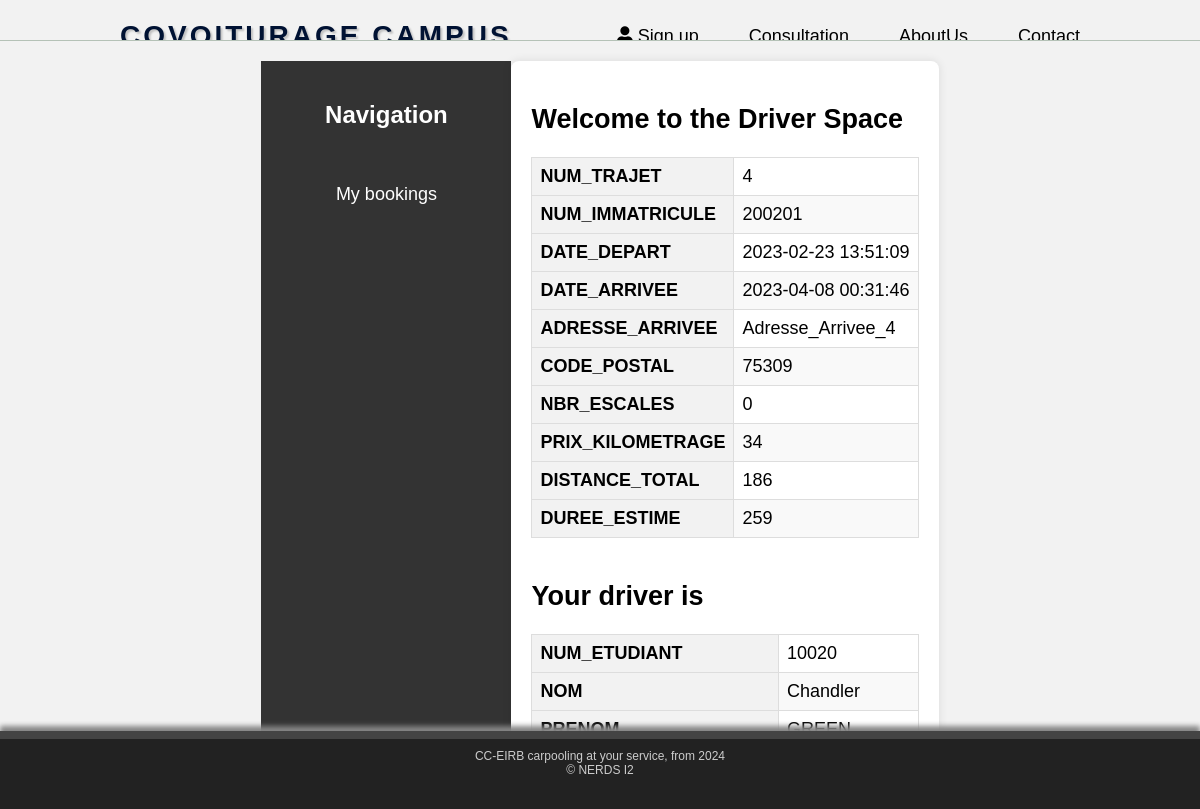
Screenshot of /php/espace_passager/view_trajet_p.php?num_trajet=4 with the database file from the repository.
### tables this page shows
CREATE TABLE IF NOT EXISTS TRAJET (
    NUM_TRAJET INT AUTO_INCREMENT PRIMARY KEY, 
    NUM_IMMATRICULE INT NOT NULL,
    DATE_DEPART TIMESTAMP NOT NULL,
    DATE_ARRIVEE TIMESTAMP NOT NULL,
    ADRESSE_ARRIVEE VARCHAR(100) NOT NULL,
    CODE_POSTAL INT NOT NULL,
    NBR_ESCALES INT NOT NULL DEFAULT 0,
    PRIX_KILOMETRAGE INT NOT NULL,
    DISTANCE_TOTAL INT NOT NULL,
    DUREE_ESTIME INT NOT NULL,
    FOREIGN KEY (NUM_IMMATRICULE) REFERENCES VOITURE(NUM_IMMATRICULE) ON DELETE CASCADE ON UPDATE CASCADE
);

CREATE TABLE IF NOT EXISTS ETUDIANT (
    NUM_ETUDIANT INT NOT NULL,
    PRENOM VARCHAR(100) NOT NULL,
    NOM VARCHAR(100) NOT NULL,
    PRIMARY KEY (NUM_ETUDIANT)
);

### php/espace_passager/view_trajet_p.php (the view, shortened to what this page needs)
<!DOCTYPE html>
<html>
<head>
    <link rel="stylesheet" type="text/css" href="../../css/esp_conducteur.css">
    <link rel="stylesheet" type="text/css" href="../../css/table_style.css">
</head>
<body>
    <?php include('../header.php'); ?>
    <div class="container">
        <?php include('nav_bar.php'); ?>
        <div class="main-content" id="mainContent">
            <h2>Welcome to the Driver Space</h2>
            <?php
            include('../../connect.php');
            if (isset($_GET['num_trajet']) && !empty($_GET['num_trajet'])) {
                $num_trajet = $_GET['num_trajet'];
                $query1 = "SELECT * FROM TRAJET WHERE NUM_TRAJET = ?";
                $stmt1 = $conn->prepare($query1);
                $stmt1->bind_param("i", $num_trajet);
                if ($stmt1->execute()) {
                    $result1 = $stmt1->get_result();
                    if ($result1->num_rows > 0) {
                        echo '<div style="overflow-x:auto;">';
                        echo '<table>';
                        $columns = ['NUM_TRAJET', 'NUM_IMMATRICULE', 'DATE_DEPART', 'DATE_ARRIVEE', 'ADRESSE_ARRIVEE', 'CODE_POSTAL', 'NBR_ESCALES', 'PRIX_KILOMETRAGE', 'DISTANCE_TOTAL', 'DUREE_ESTIME'];
                        while ($row = $result1->fetch_assoc()) {
                            foreach ($columns as $column) {
                                echo '<tr>';
                                echo "<th>$column</th>";
                                echo "<td>{$row[$column]}</td>";
                                echo '</tr>';
                            }
                        }
                        echo '</table>';
                        echo '</div>';
                        $query2 = "SELECT E.* FROM ETUDIANT E
                        JOIN CONDUCTEUR C ON C.NUM_CONDUCTEUR=E.NUM_ETUDIANT
                        JOIN VOITURE V ON V.NUM_CONDUCTEUR=C.NUM_CONDUCTEUR
                        JOIN  TRAJET T ON T.NUM_IMMATRICULE=V.NUM_IMMATRICULE WHERE NUM_TRAJET = ?";
                        $stmt2 = $conn->prepare($query2);
                        $stmt2->bind_param("i", $num_trajet);
                        if ($stmt2->execute()) {
                            $result2 = $stmt2->get_result();
                            echo "<h2>Your driver is</h2>";
                            if ($result2->num_rows > 0) {
                                echo '<div style="overflow-x:auto;">';
                                echo '<table>';
                                $columns = ['NUM_ETUDIANT', 'NOM', 'PRENOM'];
                                while ($row = $result2->fetch_assoc()) {
                                    foreach ($columns as $column) {
                                        echo '<tr>';
                                        echo "<th>$column</th>";
                                        echo "<td>{$row[$column]}</td>";
                                        echo '</tr>';
                                    }
                                }
                                echo '</table>';
                                echo '</div>';
                            } else {
                                echo "No result found";
                            }
                        } else {
                            echo "Error executing query 2: " . $stmt2->error;
                        }
                    } else {
                        echo "No result found";
                    }
                } else {
                    echo "Error executing query 1: " . $stmt1->error;
                }
            }
            ?>
        </div>
    </div>
    <?php include('../footer.php'); ?>
</body>
</html>

### css/esp_conducteur.css (style rules this page uses)
body { font-family: 'Open Sans', sans-serif; background-color: #f2f2f2; margin: 0; padding: 0; font-size: 18px; }
.container { display: flex; max-width: 1200px; margin: 0 auto; padding: 20px; }
.main-content { flex-grow: 1; padding: 20px; background-color: #fff; border-radius: 8px; box-shadow: 0 0 10px rgba(0, 0, 0, 0.1); transition: transform 0.3s ease; }

### css/table_style.css (style rules this page uses)
table { width: 100%; border-collapse: collapse; margin-bottom: 20px; }
th, td { border: 1px solid #ddd; padding: 8px; text-align: left; }
th { background-color: #f2f2f2; }
tr:nth-child(even) { background-color: #f9f9f9; }

### php/header.php (style rules this page uses)
body { font-family: 'DyeLine', sans-serif; margin: 0; padding: 0; }

### php/footer.php (style rules this page uses)
html, body { height: 100%; margin: 0; display: flex; flex-direction: column; }
body { min-height: 100vh; }

### rows the page displays
trajet: column "NUM_TRAJET", NUM_TRAJET "4", column "NUM_IMMATRICULE", NUM_IMMATRICULE "200201", column "DATE_DEPART", DATE_DEPART "2023-02-23 13:51:09", column "DATE_ARRIVEE", DATE_ARRIVEE "2023-04-08 00:31:46", column "ADRESSE_ARRIVEE", ADRESSE_ARRIVEE "Adresse_Arrivee_4", column "CODE_POSTAL", CODE_POSTAL "75309", column "NBR_ESCALES", NBR_ESCALES "0", column "PRIX_KILOMETRAGE", PRIX_KILOMETRAGE "34", column "DISTANCE_TOTAL", DISTANCE_TOTAL "186", column "DUREE_ESTIME", DUREE_ESTIME "259"
etudiant: column "NUM_ETUDIANT", NUM_ETUDIANT "10020", column "NOM", NOM "Chandler", column "PRENOM", PRENOM "GREEN"
